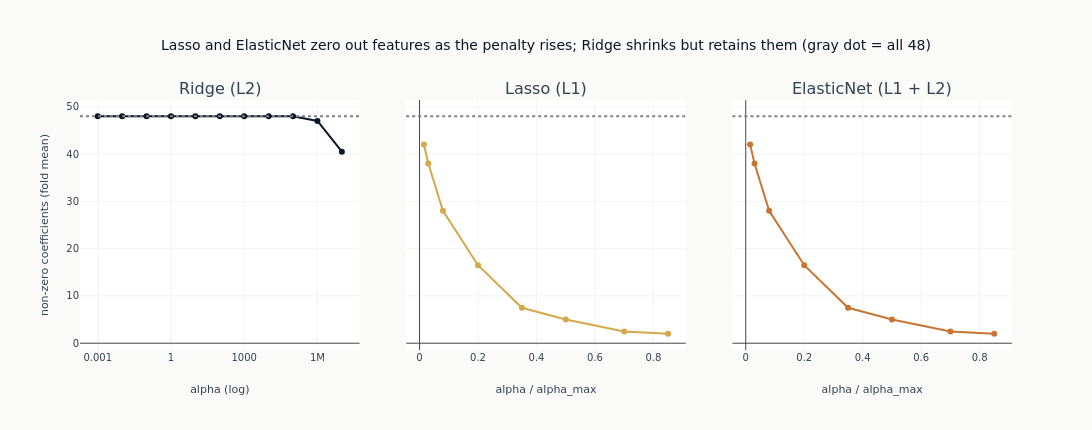

The cell this chart's notebook holds for it:
### Markdown cell above
### Coefficient shrinkage

The mechanism behind the flat IC path: L1 penalties (Lasso, ElasticNet) drive
coefficients to exactly zero as the penalty rises, so the model discards
features; the L2 penalty (Ridge) shrinks coefficients smoothly rather than
zeroing them. With no feature carrying standalone signal, sparsification neither
helps nor hurts - it simply trades one near-zero predictor for another.

### Code cell
coef_rows = []
for cfg in configs:
    spec = build_training_spec(
        cfg["family"],
        cfg["config_name"],
        label_col,
        n_folds=len(folds),
        train_sample_frac=TRAIN_SAMPLE_FRAC,
    )
    coef_path = get_training_dir(CASE_STUDY_ID, spec) / "coefficients.parquet"
    if not coef_path.exists():
        continue
    cdf = pd.read_parquet(coef_path)
    cdf = cdf[cdf["feature"] != "_intercept_"]
    per_fold = cdf.groupby("fold")["coefficient"].apply(lambda s: (s.abs() > 1e-6).sum())
    fam, strength = _parse_config(cfg["config_name"])
    if strength is not None:
        coef_rows.append({"family": fam, "strength": strength, "nonzero": per_fold.mean()})

if coef_rows:
    n_features = len(feature_names)
    fig = make_subplots(
        rows=1,
        cols=3,
        subplot_titles=["Ridge (L2)", "Lasso (L1)", "ElasticNet (L1 + L2)"],
        shared_yaxes=True,
        horizontal_spacing=0.05,
    )
    for col, (fam, log_x) in enumerate(
        [("Ridge", True), ("Lasso", False), ("ElasticNet", False)], 1
    ):
        rows = sorted((c for c in coef_rows if c["family"] == fam), key=lambda c: c["strength"])
        if not rows:
            continue
        fig.add_trace(
            go.Scatter(
                x=[c["strength"] for c in rows],
                y=[c["nonzero"] for c in rows],
                mode="lines+markers",
                line=dict(color=_FAMILY_COLOR[fam]),
                marker=dict(size=6),
                showlegend=False,
            ),
            row=1,
            col=col,
        )
        fig.add_hline(y=n_features, line=dict(color="gray", dash="dot"), row=1, col=col)
        if log_x:
            fig.update_xaxes(type="log", row=1, col=col)

    fig.update_layout(
        template="ml4t",
        height=430,
        width=1100,
        title_text=f"Lasso and ElasticNet zero out features as the penalty rises; "
        f"Ridge shrinks but retains them (gray dot = all {n_features})",
    )
    fig.update_xaxes(title_text="alpha (log)", row=1, col=1)
    fig.update_xaxes(title_text="alpha / alpha_max", row=1, col=2)
    fig.update_xaxes(title_text="alpha / alpha_max", row=1, col=3)
    fig.update_yaxes(title_text="non-zero coefficients (fold mean)", row=1, col=1)
    fig.show()

### Figure 1 — Plotly figure (JSON) as saved in the notebook; plotly's stock layout.template omitted (floating-point values rounded to 4 significant figures)
{"data": [{"line": {"color": "#0a1628"}, "marker": {"size": 6}, "mode": "lines+markers", "showlegend": false, "type": "scatter", "x": [0.001, 0.01, 0.1, 1.0, 10.0, 100.0, 1000.0, 10000.0, 100000.0, 1000000.0, 10000000.0], "xaxis": "x", "y": [48.0, 48.0, 48.0, 48.0, 48.0, 48.0, 48.0, 48.0, 48.0, 47.0, 40.5], "yaxis": "y"}, {"line": {"color": "#D4A84B"}, "marker": {"size": 6}, "mode": "lines+markers", "showlegend": false, "type": "scatter", "x": [0.015, 0.03, 0.08, 0.2, 0.35, 0.5, 0.7, 0.85], "xaxis": "x2", "y": [42.0, 38.0, 28.0, 16.5, 7.5, 5.0, 2.5, 2.0], "yaxis": "y2"}, {"line": {"color": "#C87533"}, "marker": {"size": 6}, "mode": "lines+markers", "showlegend": false, "type": "scatter", "x": [0.015, 0.03, 0.08, 0.2, 0.35, 0.5, 0.7, 0.85], "xaxis": "x3", "y": [42.0, 38.0, 28.0, 16.5, 7.5, 5.0, 2.5, 2.0], "yaxis": "y3"}], "layout": {"annotations": [{"font": {"size": 16}, "showarrow": false, "text": "Ridge (L2)", "x": 0.15, "xanchor": "center", "xref": "paper", "y": 1.0, "yanchor": "bottom", "yref": "paper"}, {"font": {"size": 16}, "showarrow": false, "text": "Lasso (L1)", "x": 0.5, "xanchor": "center", "xref": "paper", "y": 1.0, "yanchor": "bottom", "yref": "paper"}, {"font": {"size": 16}, "showarrow": false, "text": "ElasticNet (L1 + L2)", "x": 0.85, "xanchor": "center", "xref": "paper", "y": 1.0, "yanchor": "bottom", "yref": "paper"}], "height": 430, "shapes": [{"line": {"color": "gray", "dash": "dot"}, "type": "line", "x0": 0, "x1": 1, "xref": "x domain", "y0": 48, "y1": 48, "yref": "y"}, {"line": {"color": "gray", "dash": "dot"}, "type": "line", "x0": 0, "x1": 1, "xref": "x2 domain", "y0": 48, "y1": 48, "yref": "y2"}, {"line": {"color": "gray", "dash": "dot"}, "type": "line", "x0": 0, "x1": 1, "xref": "x3 domain", "y0": 48, "y1": 48, "yref": "y3"}], "title": {"text": "Lasso and ElasticNet zero out features as the penalty rises; Ridge shrinks but retains them (gray dot = all 48)"}, "width": 1100, "xaxis": {"anchor": "y", "domain": [0.0, 0.3], "title": {"text": "alpha (log)"}, "type": "log"}, "xaxis2": {"anchor": "y2", "domain": [0.35, 0.65], "title": {"text": "alpha / alpha_max"}}, "xaxis3": {"anchor": "y3", "domain": [0.7, 1.0], "title": {"text": "alpha / alpha_max"}}, "yaxis": {"anchor": "x", "domain": [0.0, 1.0], "title": {"text": "non-zero coefficients (fold mean)"}}, "yaxis2": {"anchor": "x2", "domain": [0.0, 1.0], "matches": "y", "showticklabels": false}, "yaxis3": {"anchor": "x3", "domain": [0.0, 1.0], "matches": "y", "showticklabels": false}}}
